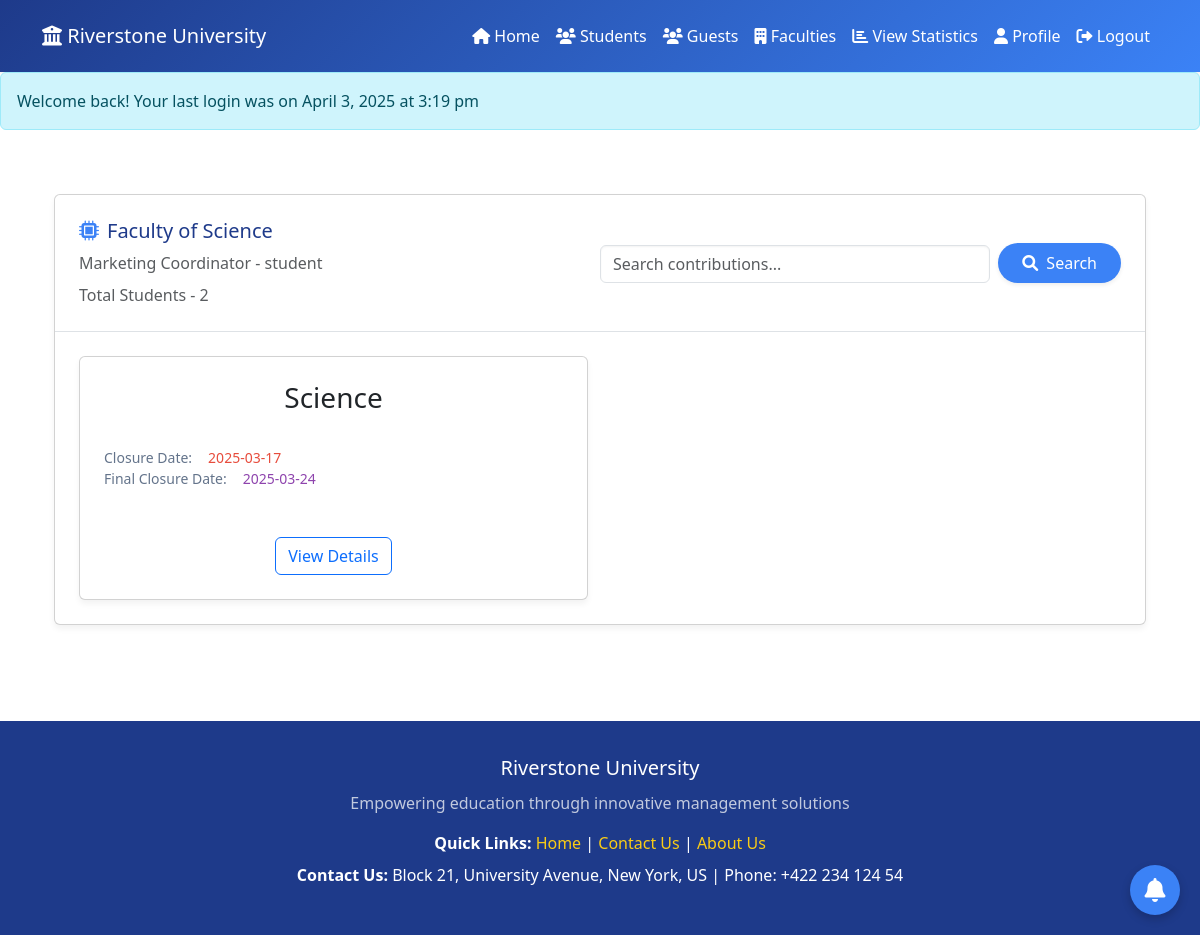
The app's page /src/Coordinator/design/index.php (signed in) with its own data.
### tables this page shows
CREATE TABLE `faculties` (
  `id` int(11) NOT NULL,
  `faculty_name` varchar(30) NOT NULL,
  `created_at` timestamp NOT NULL DEFAULT current_timestamp()
);

CREATE TABLE `settings` (
  `setting_id` int(11) NOT NULL,
  `academicyear` varchar(100) NOT NULL,
  `closure_date` date NOT NULL,
  `final_closure_date` date NOT NULL,
  `created_at` timestamp NOT NULL DEFAULT current_timestamp(),
  `updated_at` timestamp NOT NULL DEFAULT current_timestamp()
);

### _classes/Libs/Database/MySQL.php (called while the page is built, shortened)
<?php
class MySQL{
    private $dbhost;
    private $dbuser;
    private $dbpass;
    private $dbname;
    public function __construct(
        $dbhost="localhost",
        $dbuser="root",
        $dbpass="",
        $dbname="ewsd")
    {
        $this->dbhost=$dbhost;
        $this->dbuser=$dbuser;
        $this->dbpass=$dbpass;
        $this->dbname=$dbname;
    }
    public function connect(){
        try{
            $this->db=new PDO("mysql:dbhost=$this->dbhost;
            dbname=$this->dbname",
            $this->dbuser,
            $this->dbpass,
            [
                PDO::ATTR_ERRMODE => PDO::ERRMODE_EXCEPTION,
                PDO::ATTR_DEFAULT_FETCH_MODE => PDO::FETCH_OBJ,
            ]
            );
            return $this->db;
        }catch(PDOException $e){
            echo $e->getMessage();
            exit();
        }
    }
}

### _classes/Helpers/Auth.php (called while the page is built, shortened)
<?php
class Auth{
    static function check(){
        if(isset($_SESSION['user'])){
            return $_SESSION['user'];
        }
    }
}

### _classes/Libs/Database/ArticleTable.php (called while the page is built, shortened)
<?php
class ArticleTable
{
    private $db;
    public function __construct(MySQL $mysql)
    {
        $this->db = $mysql->connect();
    }
    public function getfacultyname($faculty_id)
    {
        try {
            $statement = $this->db->prepare(
                "SELECT faculty_name FROM faculties WHERE id = :faculty_id"
            );
            $statement->execute(['faculty_id' => $faculty_id]);
            return $statement->fetchColumn();
        } catch (PDOException $e) {
            echo "Error:" . $e->getMessage();
            exit();
        }
    }
    public function articlesCreateUser()
    {
        try {
            $statement = $this->db->prepare("
            SELECT COUNT(DISTINCT user_id) AS total_users FROM articles;
            ");
            $statement->execute();
            return $statement->fetchColumn();
        } catch (PDOException $e) {
            echo $e->getMessage();
            exit();
        }
    }
}

### _classes/Libs/Database/UsersTable.php (called while the page is built, shortened)
<?php
class UsersTable
{
    private $db;
    public function __construct(MySQL $mysql)
    {
        $this->db = $mysql->connect();
    }
    public function selectSetting()
    {
        $statement = $this->db->prepare("
            SELECT * FROM settings
        ");
        $statement->execute();
        return $statement->fetch(PDO::FETCH_ASSOC);
    }
}

### src/Coordinator/design/index.php (the view, shortened to what this page needs)
<?php
$auth=Auth::check();
$faculty_id = $auth->faculty_id;
$username = $auth->name;
$table = new ArticleTable(new MySQL);
$usertable = new UsersTable(new MySQL);
$facultyname = $table->getfacultyname($faculty_id);
$settings = $usertable->selectSetting();
$usercreatedarticle = $table->articlesCreateUser();
?>
<!DOCTYPE html>
<html lang="en">
<head>
    <link href="https://cdn.jsdelivr.net/npm/bootstrap@5.3.0/dist/css/bootstrap.min.css" rel="stylesheet">
    <link rel="stylesheet" href="https://cdnjs.cloudflare.com/ajax/libs/font-awesome/6.0.0/css/all.min.css">
</head>
<body>
    <?php include "headermc.php"; ?>
    <main class="container mx-auto px-4 py-5">
        <div class="card">
            <div class="p-4 border-bottom border-gray-200 d-flex justify-content-between align-items-center flex-wrap">
                <div>
                    <h2 class="faculty-header d-flex align-items-center"><i class="fa-solid fa-microchip faculty-icon"></i>
                        Faculty of <?= $facultyname ?>
                    </h2>
                    <div class="mt-2 text-sm text-muted">
                        <span>Marketing Coordinator - <?= $username ?></span>
                    </div>
                    <div class="mt-2 text-sm text-muted">
                        <span>Total Students - <?= $usercreatedarticle ?></span>
                    </div>
                </div>
                <div class="mt-3 mt-md-0 col-md-6 d-flex align-items-end">
                    <input type="text" id="search" class="form-control search-input me-2" placeholder="Search contributions...">
                    <button class="btn-search px-4 py-2 rounded-pill shadow-sm d-flex align-items-center">
                        <i class="fas fa-search me-2"></i> Search
                    </button>
                </div>
            </div>
            <div class="p-4">
                <div class="row row-cols-1 row-cols-sm-2 row-cols-lg-2 g-4">
                    <div class="col">
                        <div class="card p-4">
                            <h3 class="text-center text-lg font-medium text-gray-900"><?php echo $facultyname; ?></h3>
                            <div class="mt-4 space-y-3">
                                <div class="detail-row">
                                    <span class="detail-label">Closure Date:</span>
                                    <span class="detail-value-closure"><?php echo $settings['closure_date']; ?></span>
                                </div>
                                <div class="detail-row">
                                    <span class="detail-label">Final Closure Date:</span>
                                    <span class="detail-value-final-closure"><?php echo $settings['final_closure_date']; ?></span>
                                </div>
                            </div>
                            <div class="mt-5 text-center">
                                <a href="viewarticlebyfaculty1.php" class="btn btn-outline-primary">View Details</a>
                            </div>
                        </div>
                    </div>
                </div>
            </div>
        </div>
    </main>
    <button class="btn-notification" data-bs-toggle="modal" data-bs-target="#notificationModal">
        <i class="fas fa-bell"></i>
    </button>
    <?php include "notifications.php"; ?>
    <?php include "footer.php"; ?>
</body>
</html>

### src/Coordinator/design/index.php (style rules this page uses)
:root { --primary-dark: #1e3a8a; --primary-light: #3b82f6; --accent: #facc15; --light-bg: #f8fafc; --card-bg: #ffffff; --text-muted: #64748b; --contributors-color: #2ecc71; --closure-date-color: #e74c3c; --final-closure-color: #8e44ad; }
body { background-color: var(--light-bg); font-family: 'Segoe UI', Tahoma, Geneva, Verdana, sans-serif; }
.container { max-width: 1200px; }
.faculty-header { color: var(--primary-dark); font-size: 1.25rem; font-weight: 500; }
.card { background: var(--card-bg); border: 1px solid #e5e7eb; border-radius: 12px; box-shadow: 0 4px 6px rgba(0, 0, 0, 0.05); transition: transform 0.3s ease, box-shadow 0.3s ease; }
.search-input { border: 1px solid #ced4da; border-radius: 0.375rem; box-shadow: inset 0 1px 2px rgba(0, 0, 0, 0.05); transition: border-color 0.3s ease, box-shadow 0.3s ease; }
.detail-label { color: var(--text-muted); font-size: 0.875rem; }
.detail-value-closure { color: var(--closure-date-color); font-size: 0.875rem; font-weight: 500; margin-left: 0.5rem; }
.detail-value-final-closure { color: var(--final-closure-color); font-size: 0.875rem; font-weight: 500; margin-left: 0.5rem; }
.btn-search { background-color: var(--primary-light); border: none; font-weight: 500; color: white; transition: all 0.3s ease; }
.btn-notification { position: fixed; bottom: 20px; right: 20px; background-color: var(--primary-light); border: none; border-radius: 50%; width: 50px; height: 50px; font-size: 1.5rem; color: white; display: flex; align-items: center; justify-content: center; box-shadow: 0 4px 10px rgba(0, 0, 0, 0.2); transition: all 0.3s ease; z-index: 1000; }
.faculty-icon { color: var(--primary-light); margin-right: 0.5rem; }
.detail-row { display: flex; align-items: center; gap: 0.5rem; }

### src/Coordinator/design/headermc.php (style rules this page uses)
:root { --primary-dark: #1e3a8a; --primary-light: #3b82f6; --accent: #facc15; --light-bg: #f8fafc; }

### src/Coordinator/design/footer.php (style rules this page uses)
:root { --primary-dark: #1e3a8a; --primary-light: #3b82f6; --secondary: #64748b; --accent: #facc15; --light-bg: #f8fafc; --card-bg: #ffffff; }

### records on screen
faculties: faculty_name "Science"
settings: closure_date "2025-03-17", final_closure_date "2025-03-24"

### other values on screen
$_SESSION['login_message'] "Welcome back! Your last login was on April 3, 2025 at 3:19 pm"
$username "student"
$usercreatedarticle "2"
